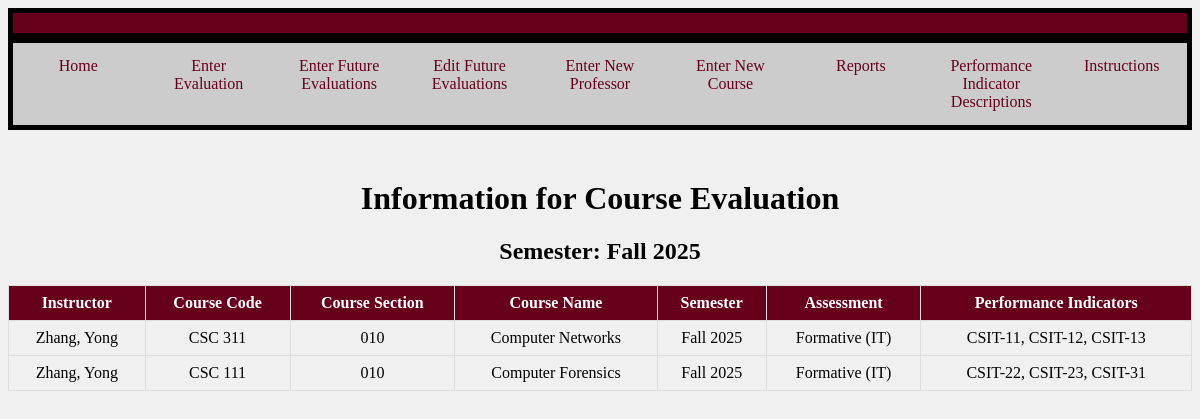
The page /fullSemester.php?semester=Fall 2025 on the database its author committed.
### tables this page shows
CREATE TABLE "EVAL" (
	"ID"	INTEGER,
	"Instructor"	TEXT,
	"CourseCode"	TEXT,
	"Semester"	TEXT,
	"Assessment"	TEXT,
	"CourseName"	TEXT,
	"CourseSection"	TEXT,
	"PerformanceIndicator"	TEXT,
	PRIMARY KEY("ID" AUTOINCREMENT)
);

### fullSemester.php (the view, shortened to what this page needs)
<?php
try {
    $db = new PDO('sqlite:CSC355.db');
}
catch (Exception $exc){
    echo 'Exception: Cannot connect to the database: ', $exc->getMessage(), "\n";
}
if((isset($_GET['semester']) && isset( $_GET['code']) && isset($_GET['sec']))){
    $semester = $_GET['semester'];
    $code = $_GET['code'];
    $sec = $_GET['sec'];
    $stmt = $db->prepare("SELECT * FROM EVAL WHERE SEMESTER = :semester AND CourseCode = :code AND CourseSection = :sec");
    $stmt->bindParam(':semester', $semester);
    $stmt->bindParam(':code', $code);
    $stmt->bindParam(':sec', $sec);
    $stmt->execute();
    $perfObjective = [];
    while ($row = $stmt->fetch(PDO::FETCH_ASSOC)) {
        $perfObjective[] = $row['PerformanceIndicator'];
    }
    $separateValues = [];
    foreach ($perfObjective as $string){
        $values = explode(',', $string);
        foreach ($values as $value){
            $separateValues[] = $value;
        }
    }
    $stmt2 = $db->prepare("SELECT * FROM EVAL WHERE SEMESTER = :semester AND CourseCode = :code AND CourseSection = :sec");
    $stmt2->bindParam(':semester', $semester);
    $stmt2->bindParam(':code', $code);
    $stmt2->bindParam(':sec', $sec);
    $stmt2->execute();
    echo "<div class='header'></div>
    <div class='navigation'>
    <ul>
        <li><a href='https://unixweb.kutztown.edu/~dclea255/CourseEvaluator/home.php'>Home</a></li>
        <li><a href='https://unixweb.kutztown.edu/~dclea255/CourseEvaluator/Prototype1.php'>Enter Evaluation</a></li>
        <li><a href='https://unixweb.kutztown.edu/~dclea255/CourseEvaluator/enterFutureEvaluation.php'>Enter Future Evaluations</a></li>
        <li><a href='https://unixweb.kutztown.edu/~dclea255/CourseEvaluator/editEvaluation.php'>Edit Future Evaluations</a></li>
        <li><a href='https://unixweb.kutztown.edu/~dclea255/CourseEvaluator/enterProf.php'>Enter New Professor</a></li>
        <li><a href='https://unixweb.kutztown.edu/~dclea255/CourseEvaluator/enterCourse.php'>Enter New Course</a></li>
        <li><a href='https://unixweb.kutztown.edu/~dclea255/CourseEvaluator/enterIndicator.php'>Enter New Performance Indicator</a></li>
        <li><a href='https://unixweb.kutztown.edu/~dclea255/CourseEvaluator/Reports.php' class='dropbtn'>Reports</a></li>
        <li><a href='https://unixweb.kutztown.edu/~dclea255/CourseEvaluator/PID.php'>Performance Indicator Descriptions</a></li>
        <li><a href='https://unixweb.kutztown.edu/~dclea255/CourseEvaluator/instructions.php'>Instructions</a></li>
    </ul>
</div>";
    echo "<h1 style = 'text-align: center;'>Information for Course Evaluation</h1>";
    echo "<h2 style = 'text-align: center;'>Semester: $semester</h2>";
    echo "<h2 style = 'text-align: center;'>Course Code: $code</h2>";
    echo "<div class='table1'>";
    echo "<table border='1'>
            <tr>
                <th>Instructor</th>
                <th>Course Code</th>
				<th>Course Section</th>
				<th>Course Name</th>
                <th>Semester</th>
                <th>Assessment</th>
            </tr>";
    while ($row = $stmt2->fetch(PDO::FETCH_ASSOC)) {
        echo "<tr>";
            echo "<td>" . $row['Instructor'] . "</td>";
            echo "<td>" . $row['CourseCode'] . "</td>";
			echo "<td>" . $row['CourseSection'] . "</td>";
			echo "<td>" . $row['CourseName'] . "</td>";
            echo "<td>" . $row['Semester'] . "</td>";
            echo "<td>" . $row['Assessment'] . "</td>";
            echo "</tr>";
    }
echo "</table>";
echo "</div>";
$stmt3 = $db->prepare("SELECT StudentNumbers, Major, EvaluationScore FROM StudentTable WHERE ID = (SELECT ID FROM EVAL WHERE SEMESTER = :semester AND CourseCode = :code AND CourseSection = :sec)");
$stmt3->bindParam(':semester', $semester);
$stmt3->bindParam(':code', $code);
$stmt3->bindParam(':sec', $sec);
$stmt3->execute();
$studentEvaluations = [];
while ($row = $stmt3->fetch(PDO::FETCH_ASSOC)) {
    $studentNumber = $row['StudentNumbers'];
    $major = $row['Major'];
    $evaluationScores = explode(',', $row['EvaluationScore']);
    $combinedScores = array_combine($separateValues, $evaluationScores);
    $studentEvaluations[] = [
        'studentNumber' => $studentNumber,
        'major' => $major,
        'scores' => $combinedScores
    ];
}
echo "<div>";
echo "<table border='1'>
        <tr>
            <th>Student Number</th>
            <th>Major</th>";
            foreach ($separateValues as $header){
                echo "<th>$header</th>";
            }
        echo "</tr>";
foreach ($studentEvaluations as $student) {
    echo "<tr>";
        echo "<td>" . $student['studentNumber'] . "</td>";
        echo "<td>" . $student['major'] . "</td>";
        foreach ($separateValues as $indicator) {
            echo "<td>" . $student['scores'][$indicator] . "</td>";
        }
        echo "</tr>";
}
echo "</table>";
echo "</div>";
}
elseif (isset($_GET['semester'])) {
    $semester = $_GET['semester'];
    $stmt = $db->prepare("SELECT * FROM EVAL WHERE SEMESTER = :semester");
    $stmt->bindParam(':semester', $semester);
    $stmt->execute();
    echo "<div class='header'></div>
    <div class='navigation'>
    <ul>
        <li><a href='https://unixweb.kutztown.edu/~dclea255/CourseEvaluator/home.php'>Home</a></li>
        <li><a href='https://unixweb.kutztown.edu/~dclea255/CourseEvaluator/Prototype1.php'>Enter Evaluation</a></li>
        <li><a href='https://unixweb.kutztown.edu/~dclea255/CourseEvaluator/enterFutureEvaluation.php'>Enter Future Evaluations</a></li>
        <li><a href='https://unixweb.kutztown.edu/~dclea255/CourseEvaluator/editEvaluation.php'>Edit Future Evaluations</a></li>
        <li><a href='https://unixweb.kutztown.edu/~dclea255/CourseEvaluator/enterProf.php'>Enter New Professor</a></li>
        <li><a href='https://unixweb.kutztown.edu/~dclea255/CourseEvaluator/enterCourse.php'>Enter New Course</a></li>
        <li class='dropdown'>
            <a href='https://unixweb.kutztown.edu/~dclea255/CourseEvaluator/Reports.php' class='dropbtn'>Reports</a>
            <div class='dropdown-content'>
                <a href='https://unixweb.kutztown.edu/~dclea255/CourseEvaluator/Reports.php'>General Report</a>
                <a href='https://unixweb.kutztown.edu/~dclea255/CourseEvaluator/ReportsIndividual.php'>Class Reports</a>
            </div>
        <li><a href='https://unixweb.kutztown.edu/~dclea255/CourseEvaluator/PID.php'>Performance Indicator Descriptions</a></li>
        <li><a href='https://unixweb.kutztown.edu/~dclea255/CourseEvaluator/instructions.php'>Instructions</a></li>
    </ul>
</div>";
    echo "<h1 style = 'text-align: center;'>Information for Course Evaluation</h1>";
    echo "<h2 style = 'text-align: center;'>Semester: $semester</h2>";
    echo "<table border='1'>
                <tr>
                    <th>Instructor</th>
                    <th>Course Code</th>
					<th>Course Section</th>
					<th>Course Name</th>
                    <th>Semester</th>
                    <th>Assessment</th>
                    <th>Performance Indicators</th>
                </tr>";
    while ($row = $stmt->fetch(PDO::FETCH_ASSOC)) {
        echo "<tr>";
            echo "<td>" . $row['Instructor'] . "</td>";
            echo "<td>" . $row['CourseCode'] . "</td>";
			echo "<td>" . $row['CourseSection'] . "</td>";
			echo "<td>" . $row['CourseName'] . "</td>";
            echo "<td>" . $row['Semester'] . "</td>";
            echo "<td>" . $row['Assessment'] . "</td>";
            echo "<td>". $row["PerformanceIndicator"] . "</td>";
            echo "</tr>";
    }
    echo "</table>";
}
?>
<!DOCTYPE html>
<html lang="en">
<head>
</head>
<body>
</body>
</html>

### fullSemester.php (style rules this page uses)
table { width: 100%; margin: 0 auto; border-collapse: collapse; }
td { padding: 20px; border: 1px solid black; text-align: center; }
.navigation { display: flex; justify-content: space-between; background-color: #ccc; overflow: hidden; width: 100%; margin-bottom: 50px; }
.navigation ul { margin: 0; padding: 0; list-style-type: none; overflow: hidden; display: flex; justify-content: space-between; width: 100%; border: 5px solid black; }
.navigation li { width: 25%; }
.navigation li a { display: block; color: #67001a; text-align: center; padding: 14px 16px; text-decoration: none; }
th, td { border: 1px solid #ddd; padding: 8px; text-align: center; }
th { background-color: #67001a; color: white; }
.header { background-color: #67001a; color: white; padding: 10px 0; text-align: center; border: 5px solid black; }
body { background-color: #f0f0f0; }
.dropbtn { display: block; color: #67001a; text-align: center; padding: 14px 16px; text-decoration: none; cursor: pointer; }

### rows shown on the page
eval: Instructor "Zhang, Yong", CourseCode "CSC 311", CourseSection "010", CourseName "Computer Networks", Semester "Fall 2025", Assessment "Formative (IT)", PerformanceIndicator "CSIT-11, CSIT-12, CSIT-13"
eval: Instructor "Zhang, Yong", CourseCode "CSC 111", CourseSection "010", CourseName "Computer Forensics", Semester "Fall 2025", Assessment "Formative (IT)", PerformanceIndicator "CSIT-22, CSIT-23, CSIT-31"

### other values the page prints
$semester "Fall 2025"
